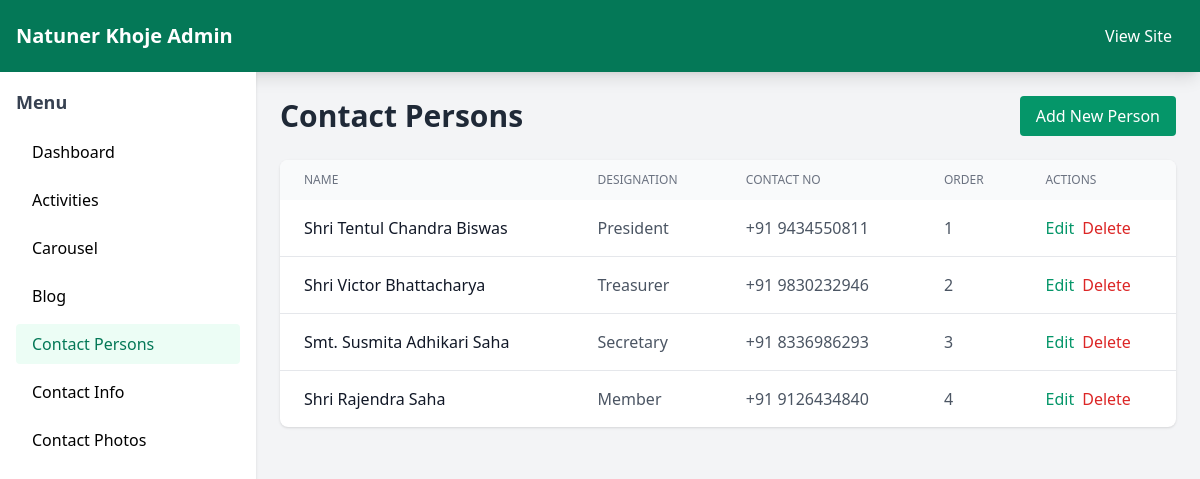
/admin/contact-persons/, run on the app's committed database.
### tables this page shows
CREATE TABLE "content_contactperson" ("id" integer NOT NULL PRIMARY KEY AUTOINCREMENT, "name" varchar(200) NOT NULL, "designation" varchar(200) NOT NULL, "contact_no" varchar(20) NOT NULL, "order" integer unsigned NOT NULL CHECK ("order" >= 0));

### app.py (the view)
@app.route("/admin/contact-persons/")
def admin_contact_persons():
    persons = fetch_all("SELECT id, name, designation, contact_no, \"order\" FROM content_contactperson ORDER BY \"order\", id")
    return render_template("admin/contact_persons.html", persons=persons)

### app.py (called while the page is built)
def get_db():
    if "db" not in g:
        connection = sqlite3.connect(DATABASE)
        connection.row_factory = sqlite3.Row
        g.db = connection
    return g.db

def fetch_all(query, params=()):
    return [dict(row) for row in get_db().execute(query, params).fetchall()]

### templates/admin/contact_persons.html (shortened to what this page needs)
{% extends "admin/base.html" %}
{% block content %}
<div class="max-w-6xl mx-auto">
    <div class="flex justify-between items-center mb-6">
        <h1 class="text-3xl font-bold text-gray-800">Contact Persons</h1>
        <a href="{{ url_for('admin_add_contact_person') }}" class="bg-emerald-600 text-white px-4 py-2 rounded hover:bg-emerald-700 transition">
            Add New Person
        </a>
    </div>
    <div class="bg-white rounded-lg shadow overflow-hidden">
        <table class="w-full">
            <thead class="bg-gray-50">
                <tr>
                    <th class="px-6 py-3 text-left text-xs font-medium text-gray-500 uppercase">Name</th>
                    <th class="px-6 py-3 text-left text-xs font-medium text-gray-500 uppercase">Designation</th>
                    <th class="px-6 py-3 text-left text-xs font-medium text-gray-500 uppercase">Contact No</th>
                    <th class="px-6 py-3 text-left text-xs font-medium text-gray-500 uppercase">Order</th>
                    <th class="px-6 py-3 text-left text-xs font-medium text-gray-500 uppercase">Actions</th>
                </tr>
            </thead>
            <tbody class="divide-y divide-gray-200">
                {% for person in persons %}
                <tr class="hover:bg-gray-50">
                    <td class="px-6 py-4 font-medium text-gray-900">{{ person.name }}</td>
                    <td class="px-6 py-4 text-gray-600">{{ person.designation }}</td>
                    <td class="px-6 py-4 text-gray-600">{{ person.contact_no }}</td>
                    <td class="px-6 py-4 text-gray-600">{{ person.order }}</td>
                    <td class="px-6 py-4 flex gap-2">
                        <a href="{{ url_for('admin_edit_contact_person', id=person.id) }}" class="text-emerald-600 hover:text-emerald-800">Edit</a>
                        <form action="{{ url_for('admin_delete_contact_person', id=person.id) }}" method="POST" onsubmit="return confirm('Are you sure?');">
                            <button type="submit" class="text-red-600 hover:text-red-800">Delete</button>
                        </form>
                    </td>
                </tr>
                {% else %}
                <tr>
                    <td colspan="5" class="px-6 py-8 text-center text-gray-500">
                        No contact persons found. Add your first person!
                    </td>
                </tr>
                {% endfor %}
            </tbody>
        </table>
    </div>
</div>
{% endblock %}

### data on the page
content_contactperson: name "Shri Tentul Chandra Biswas", designation "President", contact_no "+91 9434550811", order "1"
content_contactperson: name "Shri Victor Bhattacharya", designation "Treasurer", contact_no "+91 9830232946", order "2"
content_contactperson: name "Smt. Susmita Adhikari Saha", designation "Secretary", contact_no "+91 8336986293", order "3"
content_contactperson: name "Shri Rajendra Saha", designation "Member", contact_no "+91 9126434840", order "4"
